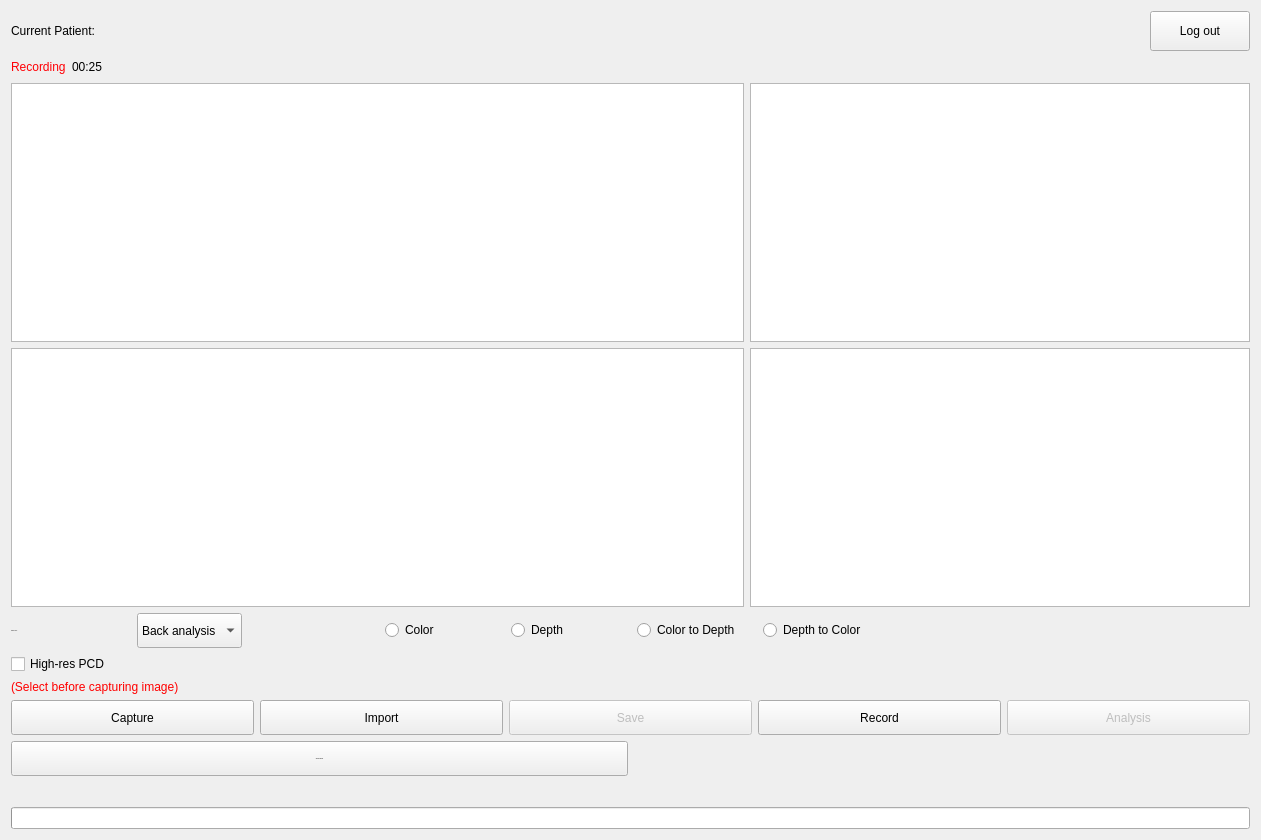
     <widget class="QWidget" name="captureTab">
      <property name="styleSheet">
       <string notr="true"/>
      </property>
      <attribute name="title">
       <string>Image</string>
      </attribute>
      <layout class="QVBoxLayout" name="verticalLayout">
       <item>
        <layout class="QHBoxLayout" name="horizontalLayout_30">
         <item>
          <widget class="QLabel" name="patientNameInCapture">
           <property name="sizePolicy">
            <sizepolicy hsizetype="Preferred" vsizetype="Fixed">
             <horstretch>0</horstretch>
             <verstretch>0</verstretch>
            </sizepolicy>
           </property>
           <property name="styleSheet">
            <string notr="true">font: 18px &quot;MS Shell Dlg 2&quot;;</string>
           </property>
           <property name="text">
            <string>Current Patient:</string>
           </property>
          </widget>
         </item>
         <item>
          <widget class="QPushButton" name="logOutButton3">
           <property name="sizePolicy">
            <sizepolicy hsizetype="Fixed" vsizetype="Fixed">
             <horstretch>0</horstretch>
             <verstretch>0</verstretch>
            </sizepolicy>
           </property>
           <property name="minimumSize">
            <size>
             <width>100</width>
             <height>40</height>
            </size>
           </property>
           <property name="styleSheet">
            <string notr="true">font: 16pt &quot;MS Shell Dlg 2&quot;;</string>
           </property>
           <property name="text">
            <string>Log out</string>
           </property>
          </widget>
         </item>
        </layout>
       </item>
       <item>
        <layout class="QHBoxLayout" name="horizontalLayout_13">
         <item>
          <widget class="QLabel" name="recordingIndicatorText">
           <property name="sizePolicy">
            <sizepolicy hsizetype="Preferred" vsizetype="Fixed">
             <horstretch>0</horstretch>
             <verstretch>0</verstretch>
            </sizepolicy>
           </property>
           <property name="styleSheet">
            <string notr="true">font: 75 18px &quot;MS Shell Dlg 2&quot;;
color: rgb(255, 0, 5);
</string>
           </property>
           <property name="text">
            <string>Recording</string>
           </property>
          </widget>
         </item>
         <item>
          <widget class="QLabel" name="recordingElapsedTime">
           <property name="sizePolicy">
            <sizepolicy hsizetype="Preferred" vsizetype="Fixed">
             <horstretch>0</horstretch>
             <verstretch>0</verstretch>
            </sizepolicy>
           </property>
           <property name="styleSheet">
            <string notr="true">font: 75 14pt &quot;MS Shell Dlg 2&quot;;
</string>
           </property>
           <property name="text">
            <string>00:25</string>
           </property>
          </widget>
         </item>
         <item>
          <widget class="QLabel" name="recordingGif">
           <property name="styleSheet">
            <string notr="true"/>
           </property>
           <property name="text">
            <string/>
           </property>
          </widget>
         </item>
         <item>
          <spacer name="horizontalSpacer_16">
           <property name="orientation">
            <enum>Qt::Horizontal</enum>
           </property>
           <property name="sizeHint" stdset="0">
            <size>
             <width>40</width>
             <height>20</height>
            </size>
           </property>
          </spacer>
         </item>
        </layout>
       </item>
       <item>
        <layout class="QHBoxLayout" name="horizontalLayout_29">
         <item>
          <widget class="QGraphicsView" name="graphicsViewVideo4">
           <property name="sizePolicy">
            <sizepolicy hsizetype="Preferred" vsizetype="Expanding">
             <horstretch>0</horstretch>
             <verstretch>0</verstretch>
            </sizepolicy>
           </property>
           <property name="minimumSize">
            <size>
             <width>733</width>
             <height>259</height>
            </size>
           </property>
           <property name="styleSheet">
            <string notr="true">QScrollBar {height:0px; width:0px;}</string>
           </property>
          </widget>
         </item>
         <item>
          <widget class="QGraphicsView" name="graphicsViewVideo5">
           <property name="sizePolicy">
            <sizepolicy hsizetype="Preferred" vsizetype="Expanding">
             <horstretch>0</horstretch>
             <verstretch>0</verstretch>
            </sizepolicy>
           </property>
           <property name="minimumSize">
            <size>
             <width>500</width>
             <height>0</height>
            </size>
           </property>
           <property name="styleSheet">
            <string notr="true">QScrollBar {height:0px; width:0px;}</string>
           </property>
          </widget>
         </item>
        </layout>
       </item>
       <item>
        <layout class="QHBoxLayout" name="horizontalLayout_16">
         <item>
          <widget class="QGraphicsView" name="graphicsViewImage">
           <property name="sizePolicy">
            <sizepolicy hsizetype="Preferred" vsizetype="Expanding">
             <horstretch>0</horstretch>
             <verstretch>0</verstretch>
            </sizepolicy>
           </property>
           <property name="minimumSize">
            <size>
             <width>733</width>
             <height>259</height>
            </size>
           </property>
           <property name="styleSheet">
            <string notr="true">QScrollBar {height:0px; width:0px;}</string>
           </property>
          </widget>
         </item>
         <item>
          <widget class="QTableView" name="tableViewSelectImage">
           <property name="sizePolicy">
            <sizepolicy hsizetype="Preferred" vsizetype="Expanding">
             <horstretch>0</horstretch>
             <verstretch>0</verstretch>
            </sizepolicy>
           </property>
           <property name="minimumSize">
            <size>
             <width>500</width>
             <height>0</height>
            </size>
           </property>
           <property name="styleSheet">
            <string notr="true"/>
           </property>
          </widget>
         </item>
        </layout>
       </item>
       <item>
        <layout class="QHBoxLayout" name="horizontalLayout_22">
         <property name="sizeConstraint">
          <enum>QLayout::SetDefaultConstraint</enum>
         </property>
         <item>
          <layout class="QVBoxLayout" name="verticalLayout_9">
           <item>
            <layout class="QHBoxLayout" name="horizontalLayout_23">
             <item>
              <widget class="QLabel" name="label_3">
               <property name="sizePolicy">
                <sizepolicy hsizetype="Preferred" vsizetype="Fixed">
                 <horstretch>0</horstretch>
                 <verstretch>0</verstretch>
                </sizepolicy>
               </property>
               <property name="minimumSize">
                <size>
                 <width>120</width>
                 <height>35</height>
                </size>
               </property>
               <property name="font">
                <font>
                 <family>MS Shell Dlg 2</family>
                 <pointsize>-1</pointsize>
                 <weight>50</weight>
                 <italic>false</italic>
                 <bold>false</bold>
                 <strikeout>false</strikeout>
                 <kerning>true</kerning>
                </font>
               </property>
               <property name="styleSheet">
                <string notr="true">font: 16px &quot;MS Shell Dlg 2&quot;;</string>
               </property>
               <property name="text">
                <string>Analysis Type:</string>
               </property>
               <property name="wordWrap">
                <bool>true</bool>
               </property>
              </widget>
             </item>
             <item>
              <widget class="QComboBox" name="imageTypeComboBox">
               <property name="sizePolicy">
                <sizepolicy hsizetype="Preferred" vsizetype="Fixed">
                 <horstretch>0</horstretch>
                 <verstretch>0</verstretch>
                </sizepolicy>
               </property>
               <property name="minimumSize">
                <size>
                 <width>0</width>
                 <height>35</height>
                </size>
               </property>
               <property name="styleSheet">
                <string notr="true">font: 16px &quot;MS Shell Dlg 2&quot;;</string>
               </property>
               <item>
                <property name="text">
                 <string>Back analysis</string>
                </property>
               </item>
               <item>
                <property name="text">
                 <string>Left side</string>
                </property>
               </item>
               <item>
                <property name="text">
                 <string>Right side</string>
                </property>
               </item>
               <item>
                <property name="text">
                 <string>Other</string>
                </property>
               </item>
              </widget>
             </item>
             <item>
              <spacer name="horizontalSpacer_17">
               <property name="orientation">
                <enum>Qt::Horizontal</enum>
               </property>
               <property name="sizeHint" stdset="0">
                <size>
                 <width>40</width>
                 <height>20</height>
                </size>
               </property>
              </spacer>
             </item>
            </layout>
           </item>
          </layout>
         </item>
         <item>
          <layout class="QVBoxLayout" name="verticalLayout_13">
           <item>
            <layout class="QHBoxLayout" name="horizontalLayout_24">
             <item>
              <widget class="QRadioButton" name="radioButton">
               <property name="minimumSize">
                <size>
                 <width>120</width>
                 <height>0</height>
                </size>
               </property>
               <property name="styleSheet">
                <string notr="true">font: 12px &quot;MS Shell Dlg 2&quot;;</string>
               </property>
               <property name="text">
                <string>Color</string>
               </property>
              </widget>
             </item>
             <item>
              <widget class="QRadioButton" name="radioButton2">
               <property name="minimumSize">
                <size>
                 <width>120</width>
                 <height>0</height>
                </size>
               </property>
               <property name="styleSheet">
                <string notr="true">font: 12px &quot;MS Shell Dlg 2&quot;;</string>
               </property>
               <property name="text">
                <string>Depth</string>
               </property>
              </widget>
             </item>
             <item>
              <widget class="QRadioButton" name="radioButton3">
               <property name="minimumSize">
                <size>
                 <width>120</width>
                 <height>0</height>
                </size>
               </property>
               <property name="styleSheet">
                <string notr="true">font: 12px &quot;MS Shell Dlg 2&quot;;</string>
               </property>
               <property name="text">
                <string>Color to Depth</string>
               </property>
              </widget>
             </item>
             <item>
              <widget class="QRadioButton" name="radioButton4">
               <property name="minimumSize">
                <size>
                 <width>120</width>
                 <height>0</height>
                </size>
               </property>
               <property name="styleSheet">
                <string notr="true">font: 12px &quot;MS Shell Dlg 2&quot;;</string>
               </property>
               <property name="text">
                <string>Depth to Color</string>
               </property>
              </widget>
             </item>
            </layout>
           </item>
          </layout>
         </item>
         <item>
          <layout class="QVBoxLayout" name="verticalLayout_10">
           <item>
            <spacer name="horizontalSpacer_18">
             <property name="orientation">
              <enum>Qt::Horizontal</enum>
             </property>
             <property name="sizeHint" stdset="0">
              <size>
               <width>40</width>
               <height>20</height>
              </size>
             </property>
            </spacer>
           </item>
          </layout>
         </item>
        </layout>
       </item>
       <item>
        <widget class="QCheckBox" name="enablePointCloudcheckBox">
         <property name="styleSheet">
          <string notr="true"/>
         </property>
         <property name="text">
          <string>High-res PCD</string>
         </property>
        </widget>
       </item>
       <item>
        <widget class="QLabel" name="label_4">
         <property name="styleSheet">
          <string notr="true">color: rgb(255, 0, 0);
font: 16px &quot;MS Shell Dlg 2&quot;;</string>
         </property>
         <property name="text">
          <string>(Select before capturing image)</string>
         </property>
        </widget>
       </item>
       <item>
        <layout class="QHBoxLayout" name="horizontalLayout">
         <item>
          <widget class="QPushButton" name="captureButton">
           <property name="enabled">
            <bool>true</bool>
           </property>
           <property name="sizePolicy">
            <sizepolicy hsizetype="Minimum" vsizetype="Fixed">
             <horstretch>0</horstretch>
             <verstretch>0</verstretch>
            </sizepolicy>
           </property>
           <property name="minimumSize">
            <size>
             <width>0</width>
             <height>35</height>
            </size>
           </property>
           <property name="styleSheet">
            <string notr="true">font: 16px &quot;MS Shell Dlg 2&quot;;</string>
           </property>
           <property name="text">
            <string>Capture</string>
           </property>
          </widget>
         </item>
         <item>
          <widget class="QPushButton" name="importButton">
           <property name="minimumSize">
            <size>
             <width>0</width>
             <height>35</height>
            </size>
           </property>
           <property name="text">
            <string>Import</string>
           </property>
          </widget>
         </item>
         <item>
          <widget class="QPushButton" name="saveButtonCaptureTab">
           <property name="enabled">
            <bool>false</bool>
           </property>
           <property name="sizePolicy">
            <sizepolicy hsizetype="Minimum" vsizetype="Fixed">
             <horstretch>0</horstretch>
             <verstretch>0</verstretch>
            </sizepolicy>
           </property>
           <property name="minimumSize">
            <size>
             <width>0</width>
             <height>35</height>
            </size>
           </property>
           <property name="styleSheet">
            <string notr="true">font: 16px &quot;MS Shell Dlg 2&quot;;</string>
           </property>
           <property name="text">
            <string>Save</string>
           </property>
          </widget>
         </item>
         <item>
          <widget class="QPushButton" name="saveVideoButton">
           <property name="sizePolicy">
            <sizepolicy hsizetype="Minimum" vsizetype="Fixed">
             <horstretch>0</horstretch>
             <verstretch>0</verstretch>
            </sizepolicy>
           </property>
           <property name="minimumSize">
            <size>
             <width>0</width>
             <height>35</height>
            </size>
           </property>
           <property name="styleSheet">
            <string notr="true">font: 16px &quot;MS Shell Dlg 2&quot;;</string>
           </property>
           <property name="text">
            <string>Record</string>
           </property>
          </widget>
         </item>
         <item>
          <widget class="QPushButton" name="annotateButtonCaptureTab">
           <property name="enabled">
            <bool>false</bool>
           </property>
           <property name="sizePolicy">
            <sizepolicy hsizetype="Minimum" vsizetype="Fixed">
             <horstretch>0</horstretch>
             <verstretch>0</verstretch>
            </sizepolicy>
           </property>
           <property name="minimumSize">
            <size>
             <width>0</width>
             <height>35</height>
            </size>
           </property>
           <property name="styleSheet">
            <string notr="true">font: 16px &quot;MS Shell Dlg 2&quot;;</string>
           </property>
           <property name="text">
            <string>Analysis</string>
           </property>
          </widget>
         </item>
        </layout>
       </item>
       <item>
        <layout class="QHBoxLayout" name="horizontalLayout_2">
         <item alignment="Qt::AlignTop">
          <widget class="QPushButton" name="showInExplorer">
           <property name="enabled">
            <bool>true</bool>
           </property>
           <property name="minimumSize">
            <size>
             <width>0</width>
             <height>35</height>
            </size>
           </property>
           <property name="font">
            <font>
             <family>MS Shell Dlg 2</family>
             <pointsize>-1</pointsize>
             <weight>50</weight>
             <italic>false</italic>
             <bold>false</bold>
            </font>
           </property>
           <property name="styleSheet">
            <string notr="true">font: 14px &quot;MS Shell Dlg 2&quot;;</string>
           </property>
           <property name="text">
            <string>Show in Explorer</string>
           </property>
          </widget>
         </item>
         <item alignment="Qt::AlignTop">
          <widget class="QLabel" name="saveInfoCaptureTab">
           <property name="minimumSize">
            <size>
             <width>0</width>
             <height>60</height>
            </size>
           </property>
           <property name="styleSheet">
            <string notr="true">font: 12px &quot;MS Shell Dlg 2&quot;;</string>
           </property>
           <property name="text">
            <string/>
           </property>
           <property name="alignment">
            <set>Qt::AlignCenter</set>
           </property>
           <property name="wordWrap">
            <bool>true</bool>
           </property>
          </widget>
         </item>
        </layout>
       </item>
       <item>
        <layout class="QHBoxLayout" name="horizontalLayout_28">
         <property name="topMargin">
          <number>0</number>
         </property>
         <item>
          <widget class="QProgressBar" name="progressBar">
           <property name="sizePolicy">
            <sizepolicy hsizetype="Expanding" vsizetype="Fixed">
             <horstretch>0</horstretch>
             <verstretch>0</verstretch>
            </sizepolicy>
           </property>
           <property name="minimumSize">
            <size>
             <width>0</width>
             <height>14</height>
            </size>
           </property>
           <property name="focusPolicy">
            <enum>Qt::NoFocus</enum>
           </property>
           <property name="styleSheet">
            <string notr="true">font: 16px &quot;MS Shell Dlg 2&quot;;</string>
           </property>
           <property name="value">
            <number>0</number>
           </property>
           <property name="alignment">
            <set>Qt::AlignLeading|Qt::AlignLeft|Qt::AlignVCenter</set>
           </property>
           <property name="textVisible">
            <bool>false</bool>
           </property>
           <property name="invertedAppearance">
            <bool>false</bool>
           </property>
          </widget>
         </item>
        </layout>
       </item>
      </layout>
     </widget>
